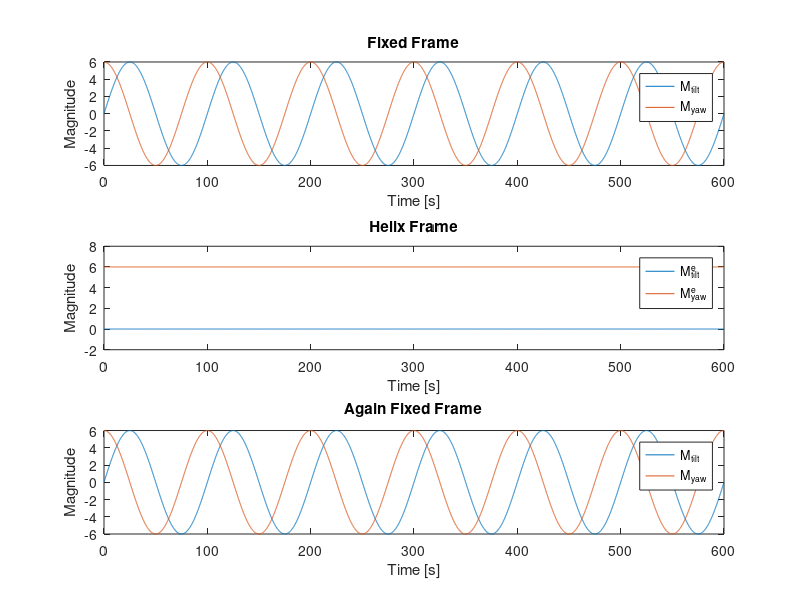
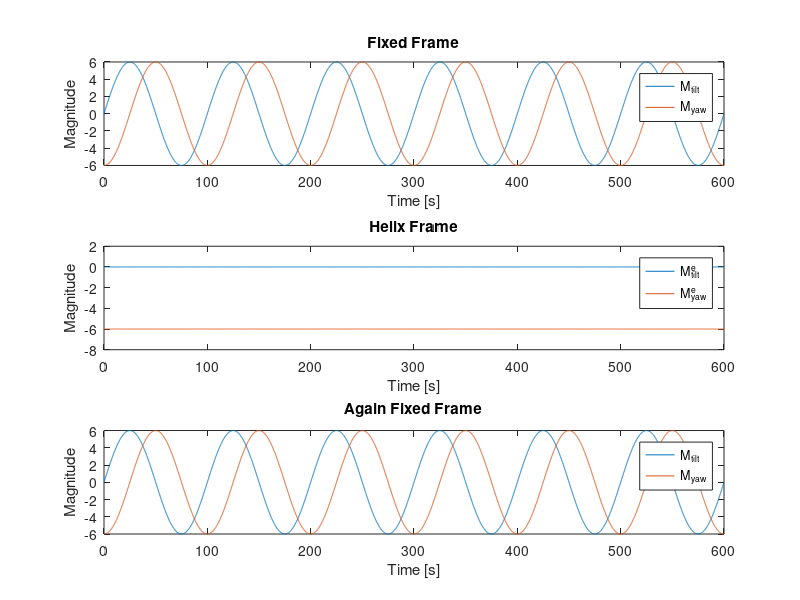
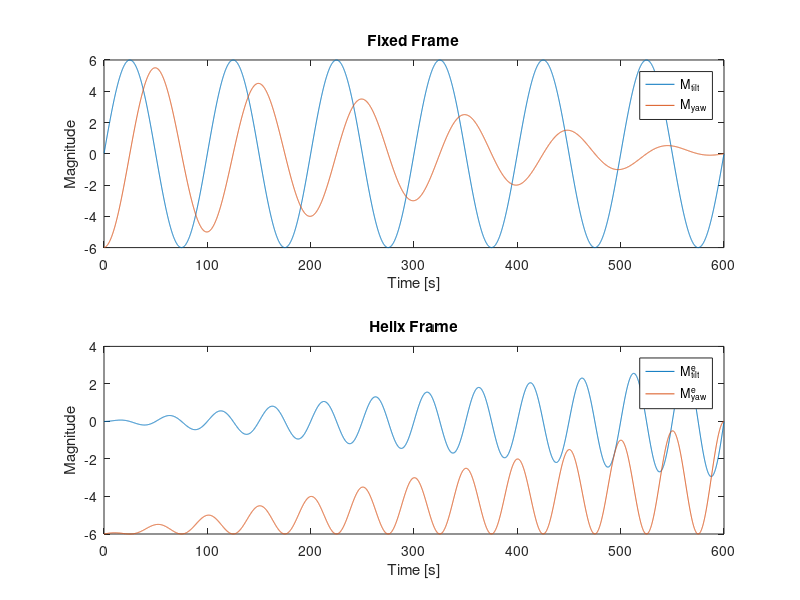
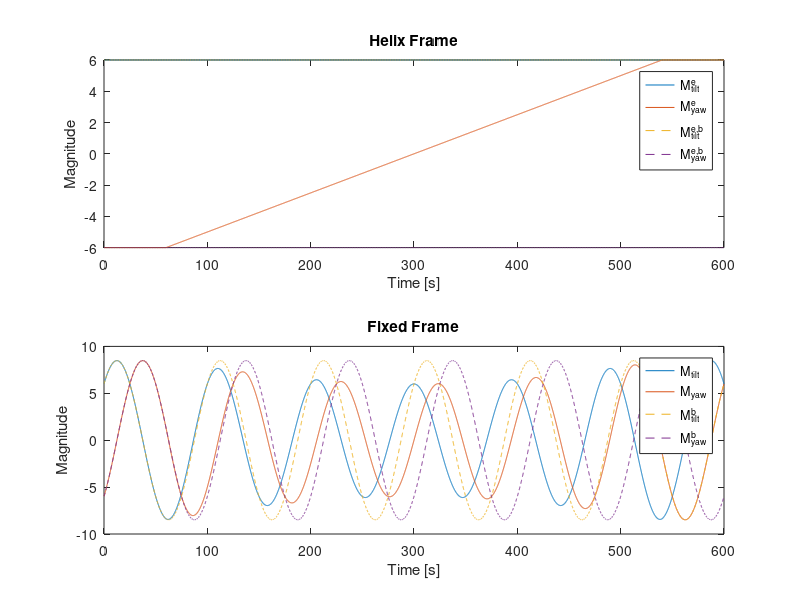

The MATLAB source for these figures, in order:
%% This file is created to learn the different cooridnate
clear
close all

%% Basic information definition
U_inflow = 8;        % Inflow wind speed, same with the Q-blade setting
D_IEA15MW = 240;     % Rotor diameter
simTime = 6000;     % in timestep, actual time is simTime*timestep(Q-blade define)
timeStep = 0.1;    % same with the Q-blade setting
simLen = simTime * timeStep; % seconds
Str = 0.3;                          % Strouhal number
Helix_amplitude = 6;                % Helix amplitude                
Freq = Str*U_inflow/D_IEA15MW;      % From Str, in Hz
omega_e = Freq*2*pi;

% Tranform matrix to Helix coordinate frame
% R_helix = [1 0 0; 
%            0 cos(Freq) -sin(Freq); 
%            0 sin(Freq) cos(Freq)];
% inverseR_helix = [1 0 0; 
%                   0 cos(Freq) sin(Freq); 
%                   0 -sin(Freq) cos(Freq)];

%% From Fixed Frame --> Helix Frame --> Fixed Frame, CW

% Genereate the tilt and yaw signal (fixed frame)
t = linspace(timeStep, simLen, simTime);
cutPoint = simLen / 3;
amplitudeTilt = Helix_amplitude*(t<=cutPoint) + 1.5*Helix_amplitude*(t>cutPoint);

sigTilt = Helix_amplitude * sin(omega_e*t);          
sigYaw = Helix_amplitude * sin(omega_e*t + pi/2);  % CW

% Transfer to helix frame
thetaTilt_helixFrame_store = zeros(simTime, 1);
thetaYaw_helixFrame_store = zeros(simTime, 1);
thetaTilt_fixFrame_store = zeros(simTime, 1);
thetaYaw_fixFrame_store = zeros(simTime, 1);

for i = 1:1:simTime
    R_helix = [cos(omega_e*t(i)) -sin(omega_e*t(i)); 
               sin(omega_e*t(i)) cos(omega_e*t(i))];
    invR_helix = [cos(omega_e*t(i)) sin(omega_e*t(i)); 
                  -sin(omega_e*t(i)) cos(omega_e*t(i))];
    theta_tilt = sigTilt(i);
    theta_yaw = sigYaw(i);

    % Fixed Frame ---> Helix Frame
    MtMy_helix = R_helix * [theta_tilt; theta_yaw]; 
    thetaTilt_helixFrame_store(i) = MtMy_helix(1);
    thetaYaw_helixFrame_store(i) = MtMy_helix(2);

    % Helix Frame ---> Fixed Frame
    MtMy_fix = invR_helix * MtMy_helix; 
    thetaTilt_fixFrame_store(i) = MtMy_fix(1);
    thetaYaw_fixFrame_store(i) = MtMy_fix(2);
end

figure()
subplot(3, 1, 1)
plot(t, sigTilt)
hold on
plot(t, sigYaw)
hold off
xlabel('Time [s]')
ylabel('Magnitude')
title('Fixed Frame')
legend('M_{tilt}','M_{yaw}')

subplot(3, 1, 2)
plot(t, thetaTilt_helixFrame_store)
hold on
plot(t, thetaYaw_helixFrame_store)
hold off
xlabel('Time [s]')
ylabel('Magnitude')
title("Helix Frame")
legend('M^e_{tilt}','M^e_{yaw}')

subplot(3, 1, 3)
plot(t, sigTilt)
hold on
plot(t, sigYaw)
hold off
xlabel('Time [s]')
ylabel('Magnitude')
title("Again Fixed Frame")
legend('M_{tilt}','M_{yaw}')

%% From Fixed Frame --> Helix Frame --> Fixed Frame, CCW

% Genereate the tilt and yaw signal (fixed frame)
t = linspace(timeStep, simLen, simTime);
cutPoint = simLen / 3;
amplitudeTilt = Helix_amplitude*(t<=cutPoint) + 1.5*Helix_amplitude*(t>cutPoint);

sigTilt = Helix_amplitude * sin(omega_e*t);          
sigYaw = Helix_amplitude * sin(omega_e*t - pi/2);  % CCW

% Transfer to helix frame
thetaTilt_helixFrame_store = zeros(simTime, 1);
thetaYaw_helixFrame_store = zeros(simTime, 1);
thetaTilt_fixFrame_store = zeros(simTime, 1);
thetaYaw_fixFrame_store = zeros(simTime, 1);

for i = 1:1:simTime
    R_helix = [cos(omega_e*t(i)) sin(omega_e*t(i)); 
               -sin(omega_e*t(i)) cos(omega_e*t(i))];
    invR_helix = [cos(omega_e*t(i)) -sin(omega_e*t(i)); 
                  sin(omega_e*t(i)) cos(omega_e*t(i))];
    theta_tilt = sigTilt(i);
    theta_yaw = sigYaw(i);

    % Fixed Frame ---> Helix Frame
    MtMy_helix = R_helix * [theta_tilt; theta_yaw]; 
    thetaTilt_helixFrame_store(i) = MtMy_helix(1);
    thetaYaw_helixFrame_store(i) = MtMy_helix(2);

    % Helix Frame ---> Fixed Frame
    MtMy_fix = invR_helix * MtMy_helix; 
    thetaTilt_fixFrame_store(i) = MtMy_fix(1);
    thetaYaw_fixFrame_store(i) = MtMy_fix(2);
end

figure()
subplot(3, 1, 1)
plot(t, sigTilt)
hold on
plot(t, sigYaw)
hold off
xlabel('Time [s]')
ylabel('Magnitude')
title('Fixed Frame')
legend('M_{tilt}','M_{yaw}')

subplot(3, 1, 2)
plot(t, thetaTilt_helixFrame_store)
hold on
plot(t, thetaYaw_helixFrame_store)
hold off
xlabel('Time [s]')
ylabel('Magnitude')
title("Helix Frame")
legend('M^e_{tilt}','M^e_{yaw}')

subplot(3, 1, 3)
plot(t, sigTilt)
hold on
plot(t, sigYaw)
hold off
xlabel('Time [s]')
ylabel('Magnitude')
title("Again Fixed Frame")
legend('M_{tilt}','M_{yaw}')

%% Results of Change: Fixed Frame --> Helix Frame, CCW

% Genereate the tilt and yaw signal (fixed frame)
t = linspace(timeStep, simLen, simTime);
cutPoint1 = simLen / 3;
cutPoint2 = simLen * 2 / 3;
amplitudeChange = Helix_amplitude*(t<=cutPoint1)+2*Helix_amplitude*(t>cutPoint1);
amplitudeChange2 = Helix_amplitude*(t<=cutPoint1)+4*Helix_amplitude*(t>cutPoint1);

amplitudeChange = Helix_amplitude * (1 - t / simLen);  % Linear ramp
amplitudeChange2 = Helix_amplitude * (1 - t / simLen);  % Scaled linear ramp

% sigTilt = Helix_amplitude * sin(omega_e*t);
% sigYaw = Helix_amplitude * sin(omega_e*t - pi/2);  % CCW
sigTilt = Helix_amplitude .* sin(omega_e*t);
sigYaw = amplitudeChange .* sin(omega_e*t - pi/2);  % CCW

% Transfer to helix frame
thetaTilt_helixFrame_store = zeros(simTime, 1);
thetaYaw_helixFrame_store = zeros(simTime, 1);

for i = 1:1:simTime
    R_helix = [cos(omega_e*t(i)) sin(omega_e*t(i)); 
               -sin(omega_e*t(i)) cos(omega_e*t(i))];
    theta_tilt = sigTilt(i);
    theta_yaw = sigYaw(i);

    % Fixed Frame ---> Helix Frame
    MtMy_helix = R_helix * [theta_tilt; theta_yaw]; 
    thetaTilt_helixFrame_store(i) = MtMy_helix(1);
    thetaYaw_helixFrame_store(i) = MtMy_helix(2);
end

figure()
subplot(2, 1, 1)
plot(t, sigTilt)
hold on
plot(t, sigYaw)
hold off
xlabel('Time [s]')
ylabel('Magnitude')
title('Fixed Frame')
legend('M_{tilt}','M_{yaw}')

subplot(2, 1, 2)
plot(t, thetaTilt_helixFrame_store)
hold on
plot(t, thetaYaw_helixFrame_store)
hold off
xlabel('Time [s]')
ylabel('Magnitude')
title("Helix Frame")
legend('M^e_{tilt}','M^e_{yaw}')

%% Results of Change: Helix Frame ---> Fixed Frame, CCW

% Genereate the tilt and yaw signal (fixed frame)
t = linspace(timeStep, simLen, simTime);
cutPoint1 = simLen / 3;
amplitudeChange = Helix_amplitude*(t<=cutPoint1)+2*Helix_amplitude*(t>cutPoint1);

sigTilt_e_basic = 6 * ones(simTime, 1);
sigYaw_e_basic = -6 * ones(simTime, 1);

% sigTilt_e = [linspace(0, 4, simTime*9/20) linspace(4, 0, simTime*9/20) 0*ones(1, simTime/10)];
% sigTilt_e = [0*ones(1, simTime/5) 1*ones(1, simTime/5) 2*ones(1, simTime/5) 3*ones(1, simTime/5) 4*ones(1, simTime/5)];
sigTilt_e = 6 * ones(simTime, 1);
sigYaw_e = [-6*ones(1, simTime/10) linspace(-6, 6, simTime*4/5) 6*ones(1, simTime/10)];
% sigTilt_e = [0*ones(1, simTime/6) 1*ones(1, simTime/6) 2*ones(1, simTime/6) 3*ones(1, simTime/6) 4*ones(1, simTime/3)];
% sigYaw_e = -2 * ones(simTime, 1);

% Transfer to helix frame
thetaTilt_fixFrame_storeb = zeros(simTime, 1);
thetaYaw_fixFrame_storeb = zeros(simTime, 1);
thetaTilt_fixFrame_store = zeros(simTime, 1);
thetaYaw_fixFrame_store = zeros(simTime, 1);

for i = 1:1:simTime
    invR_helix = [cos(omega_e*t(i)) -sin(omega_e*t(i)); 
                  sin(omega_e*t(i)) cos(omega_e*t(i))];
    theta_tilt_e = sigTilt_e(i);
    theta_yaw_e = sigYaw_e(i);

    % Fixed Frame ---> Helix Frame
    MtMy_fixed = invR_helix * [theta_tilt_e; theta_yaw_e]; 
    thetaTilt_fixFrame_store(i) = MtMy_fixed(1);
    thetaYaw_fixFrame_store(i) = MtMy_fixed(2);
    MtMy_fixed_b = invR_helix * [sigTilt_e_basic(i); sigYaw_e_basic(i)]; 
    thetaTilt_fixFrame_storeb(i) = MtMy_fixed_b(1);
    thetaYaw_fixFrame_storeb(i) = MtMy_fixed_b(2);
end

figure()
subplot(2, 1, 1)
plot(t, sigTilt_e)
hold on
plot(t, sigYaw_e)
plot(t, sigTilt_e_basic ,'--')
plot(t, sigYaw_e_basic, '--')
hold off
xlabel('Time [s]')
ylabel('Magnitude')
title('Helix Frame')
legend('M^e_{tilt}','M^e_{yaw}','M^{e,b}_{tilt}','M^{e,b}_{yaw}')

subplot(2, 1, 2)
plot(t, thetaTilt_fixFrame_store)
hold on
plot(t, thetaYaw_fixFrame_store)
plot(t, thetaTilt_fixFrame_storeb, '--')
plot(t, thetaYaw_fixFrame_storeb, '--')
hold off
xlabel('Time [s]')
ylabel('Magnitude')
title("Fixed Frame")
legend('M_{tilt}','M_{yaw}','M^b_{tilt}','M^b_{yaw}')
